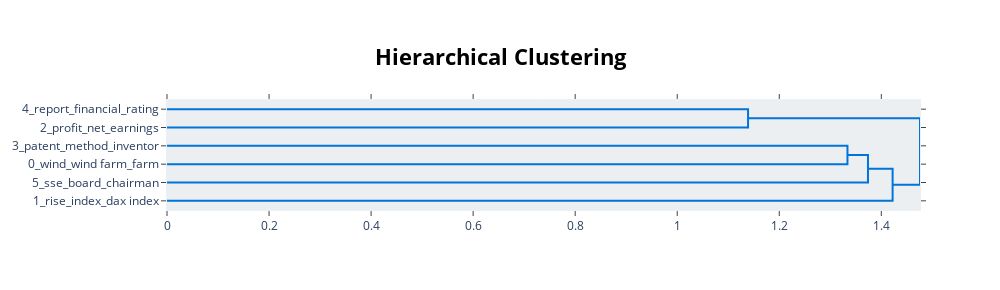

Source (notebook cell):
### Code cell
bert_model.visualize_hierarchy()

### Figure 1 — Plotly figure (JSON) as saved in the notebook; plotly's stock layout.template omitted (floating-point values rounded to 4 significant figures)
{"data": [{"hoverinfo": "text", "marker": {"color": "rgb(0,116,217)"}, "mode": "lines", "type": "scatter", "x": [0, 1.139, 1.139, 0], "xaxis": "x", "y": [-5, -5, -15, -15], "yaxis": "y"}, {"hoverinfo": "text", "marker": {"color": "rgb(0,116,217)"}, "mode": "lines", "type": "scatter", "x": [0, 1.334, 1.334, 0], "xaxis": "x", "y": [-25, -25, -35, -35], "yaxis": "y"}, {"hoverinfo": "text", "marker": {"color": "rgb(0,116,217)"}, "mode": "lines", "type": "scatter", "x": [1.334, 1.374, 1.374, 0], "xaxis": "x", "y": [-30, -30, -45, -45], "yaxis": "y"}, {"hoverinfo": "text", "marker": {"color": "rgb(0,116,217)"}, "mode": "lines", "type": "scatter", "x": [1.374, 1.422, 1.422, 0], "xaxis": "x", "y": [-37.5, -37.5, -55, -55], "yaxis": "y"}, {"hoverinfo": "text", "marker": {"color": "rgb(0,116,217)"}, "mode": "lines", "type": "scatter", "x": [1.139, 1.476, 1.476, 1.422], "xaxis": "x", "y": [-10, -10, -46.25, -46.25], "yaxis": "y"}], "layout": {"autosize": false, "height": 290, "hoverlabel": {"bgcolor": "white", "font": {"family": "Rockwell", "size": 16}}, "hovermode": "closest", "plot_bgcolor": "#ECEFF1", "showlegend": false, "title": {"font": {"color": "Black", "size": 22}, "text": "<b>Hierarchical Clustering", "x": 0.5, "xanchor": "center", "yanchor": "top"}, "width": 1000, "xaxis": {"autorange": true, "mirror": "allticks", "range": [0, 1.476], "rangemode": "tozero", "showgrid": false, "showline": true, "showticklabels": true, "ticks": "outside", "type": "linear", "zeroline": false}, "yaxis": {"mirror": "allticks", "range": [-60, 0], "rangemode": "tozero", "showgrid": false, "showline": true, "showticklabels": true, "tickmode": "array", "ticks": "outside", "ticktext": ["4_report_financial_rating", "2_profit_net_earnings", "3_patent_method_inventor", "0_wind_wind farm_farm", "5_sse_board_chairman", "1_rise_index_dax index"], "tickvals": [-5, -15, -25, -35, -45, -55], "type": "linear", "zeroline": false}}}
